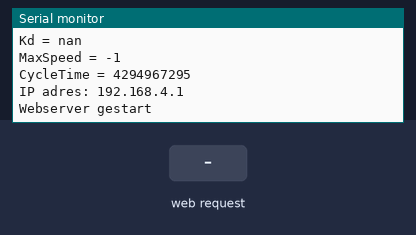
This sketch was run on a simulated ESP32. Shown: the last lines printed to the serial monitor. Wiring (inferred from the names in the program): 24Cxx EEPROM at I2C address 0x50. Inputs (shaded band) come from the test bench. EEPROM starts erased.

Above: at 1.4 s.
1.5 s: HTTP request GET /save received
At 2.5 s:
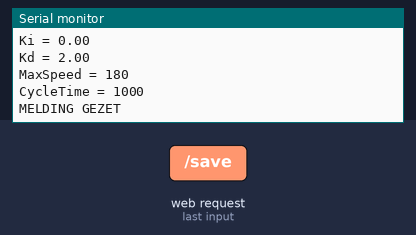
3.0 s: HTTP request GET /start received
At 4.0 s:
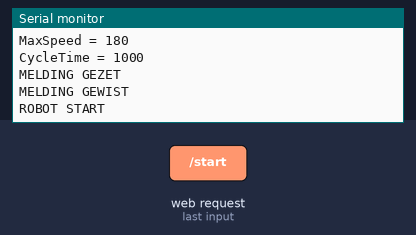
4.5 s: HTTP request GET /stop received
At 5.2 s:
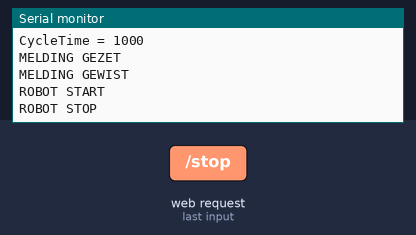
6.0 s: HTTP request GET /debug received
At 7.0 s:
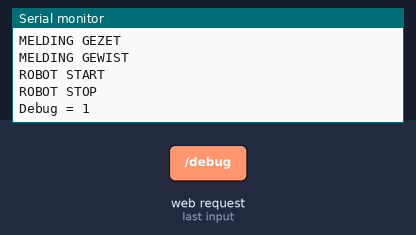

Measured:
- after the input at 1.5 s, the serial monitor: prints a new line at once (image 1)
- after the input at 3.0 s, the serial monitor: prints a new line at once (image 2)
- after the input at 4.5 s, the serial monitor: prints a new line at once (image 3)
- after the input at 6.0 s, the serial monitor: prints a new line after 0.25 s (image 4)

The sketch:

codecommunicattie2.ino
```cpp
#include <WiFi.h>
#include <WebServer.h>
#include <Wire.h>

const char* ssid = "LineFollower";
const char* password = "GiliamWouter";

WebServer server(80);

#define EEPROM_ADDR 0x50
#define SDA_PIN 44 //RX
#define SCL_PIN 43 //TX

// ============================
// Instellingen
// ============================

struct param_t {
  float kp;
  float ki;
  float kd;
  int maxSpeed;
  bool debug;
  unsigned long cycleTime;
};

param_t params;

bool runRobot = false;
bool showSaveMessage = false;
String statusMessage = "";

// ============================

void sendPage() {
  String html = R"rawliteral(
<!DOCTYPE html>
<html>
<head>
  <meta name="viewport" content="width=device-width, initial-scale=1">
  <style>
    body {
      font-family: Arial;
      max-width: 600px;
      margin: auto;
      padding: 20px;
      background: #f4f4f4;
    }
    .card {
      background: white;
      padding: 15px;
      border-radius: 12px;
      margin-bottom: 15px;
      box-shadow: 0 0 8px rgba(0,0,0,0.12);
    }
    .running {
      color: #28a745;
      font-weight: bold;
      animation: pulseGreen 0.8s infinite;
    }
    .stopped {
      color: #dc3545;
      font-weight: bold;
    }
    @keyframes pulseGreen {
      0%   { opacity: 1; }
      50%  { opacity: 0.35; }
      100% { opacity: 1; }
    }
    input {
      width: 100%;
      padding: 12px;
      font-size: 18px;
      margin-top: 5px;
      margin-bottom: 15px;
      box-sizing: border-box;
    }
    button {
      width: 100%;
      padding: 15px;
      font-size: 18px;
      margin-top: 8px;
      border: none;
      border-radius: 10px;
      font-weight: bold;
      cursor: pointer;
    }
    .save  { background: #2196F3; color: white; }
    .start { background: #28a745; color: white; }
    .stop  { background: #dc3545; color: white; }
    .debug { background: #ff9800; color: white; }
    h1 { text-align: center; }
    .statusText { font-size: 18px; }
  </style>
</head>
<body>
  <h1>Line Follower</h1>

  <div class="card">
    <span style="color:green;font-weight:bold;">
      %MESSAGE%
    </span>
  </div>

  <div class="card">
    <h2>PID Instellingen</h2>
    <form action="/save">
      Kp [-]
      <input type="number" step="0.01" min="0" max="50" name="kp" value="%KP%">

      Ki [-]
      <input type="number" step="0.01" min="0" max="50" name="ki" value="%KI%">

      Kd [-]
      <input type="number" step="0.01" min="0" max="100" name="kd" value="%KD%">

      Max Speed [0 - 255]
      <input type="number" min="0" max="255" name="speed" value="%SPEED%">

      Cycle Time [&micro;s]
      <input type="number" min="100" max="100000" name="cycle" value="%CYCLE%">

      <button class="save" type="submit" %SAVESTATE%>
        OPSLAAN
      </button>
    </form>
  </div>

  <div class="card">
    <h2>Robot Bediening</h2>
    <button class="start" onclick="startRobot()">START</button>
    <button class="stop" onclick="stopRobot()">STOP</button>
    <button class="debug" onclick="toggleDebug()">DEBUG ON / OFF</button>
  </div>

  <div class="card">
    <h2>Status</h2>
    <div class="statusText">
      <p>
        <b>Status:</b>
        <span class="%STATUSCLASS%">%STATUS%</span>
      </p>
      <p><b>Debug:</b> %DEBUG%</p>
      <p><b>Kp:</b> %KP%</p>
      <p><b>Ki:</b> %KI%</p>
      <p><b>Kd:</b> %KD%</p>
      <p><b>Max Speed:</b> %SPEED%</p>
      <p><b>Cycle Time:</b> %CYCLE% &micro;s</p>
    </div>
  </div>

  <script>
    function startRobot() {
      fetch('/start')
        .then(() => {
          setTimeout(function() {
            location.reload();
          }, 200);
        });
    }

    function stopRobot() {
      fetch('/stop')
        .then(() => updateStatus());
    }

    function toggleDebug() {
      fetch('/debug')
        .then(() => updateStatus());
    }

    function updateStatus() {
      setTimeout(function() {
        location.reload();
      }, 200);
    }
  </script>
</body>
</html>
)rawliteral";

  html.replace("%KP%", String(params.kp, 2));
  html.replace("%KI%", String(params.ki, 2));
  html.replace("%KD%", String(params.kd, 2));
  html.replace("%SPEED%", String(params.maxSpeed));
  html.replace("%CYCLE%", String(params.cycleTime));
  html.replace("%RUN%", runRobot ? "ACTIEF" : "GESTOPT");
  html.replace("%DEBUG%", params.debug ? "AAN" : "UIT");
  html.replace("%STATUS%", runRobot ? "ROBOT ACTIEF" : "ROBOT GESTOPT");
  html.replace("%STATUSCLASS%", runRobot ? "running" : "stopped");
  html.replace("%SAVESTATE%", runRobot ? "disabled" : "");

  if (showSaveMessage) {
    html.replace("%MESSAGE%", statusMessage);
  } else {
    html.replace("%MESSAGE%", "");
  }

  server.send(200, "text/html", html);
}

// ============================

void handleRoot() {
  sendPage();
}

// ============================

void handleSave() {
  if (server.hasArg("cycle")) {
    params.cycleTime = server.arg("cycle").toInt();
    params.cycleTime = constrain(params.cycleTime, 100, 100000);
  }

  if (server.hasArg("kp")) {
    params.kp = server.arg("kp").toFloat();
    params.kp = constrain(params.kp, 0.0f, 50.0f);
  }

  if (server.hasArg("ki")) {
    params.ki = server.arg("ki").toFloat();
    params.ki = constrain(params.ki, 0.0f, 50.0f);
  }

  if (server.hasArg("kd")) {
    params.kd = server.arg("kd").toFloat();
    params.kd = constrain(params.kd, 0.0f, 100.0f);
  }

  if (server.hasArg("speed")) {
    params.maxSpeed = server.arg("speed").toInt();
    params.maxSpeed = constrain(params.maxSpeed, 0, 255);
  }

  Serial.println("===== INSTELLINGEN =====");
  Serial.print("Kp = ");        Serial.println(params.kp);
  Serial.print("Ki = ");        Serial.println(params.ki);
  Serial.print("Kd = ");        Serial.println(params.kd);
  Serial.print("MaxSpeed = ");  Serial.println(params.maxSpeed);
  Serial.print("CycleTime = "); Serial.println(params.cycleTime);

  saveSettings();

  statusMessage = "Instellingen opgeslagen.";
  showSaveMessage = true;

  Serial.println("MELDING GEZET");
  sendPage();
}

// ============================

void handleStart() {
  runRobot = true;
  showSaveMessage = false;
  statusMessage = "";
  Serial.println("MELDING GEWIST");
  Serial.println("ROBOT START");
  server.send(200, "text/plain", "OK");
}

// ============================

void handleStop() {
  runRobot = false;
  showSaveMessage = false;
  statusMessage = "";
  Serial.println("ROBOT STOP");
  server.send(200, "text/plain", "OK");
}

// ============================

void handleDebug() {
  params.debug = !params.debug;
  saveSettings();
  Serial.print("Debug = ");
  Serial.println(params.debug);
  server.send(200, "text/plain", "OK");
}

// ============================
// EEPROM Functies
// ============================

void writeByte(uint16_t address, byte data) {
  Wire.beginTransmission(EEPROM_ADDR);
  Wire.write(highByte(address));
  Wire.write(lowByte(address));
  Wire.write(data);
  Wire.endTransmission();
  delay(10);
}

byte readByte(uint16_t address) {
  Wire.beginTransmission(EEPROM_ADDR);
  Wire.write(highByte(address));
  Wire.write(lowByte(address));
  Wire.endTransmission();

  Wire.requestFrom(EEPROM_ADDR, 1);
  if (Wire.available()) {
    return Wire.read();
  }
  return 0;
}

void saveSettings() {
  byte* p = (byte*)&params;
  for (unsigned int i = 0; i < sizeof(params); i++) {
    writeByte(i, p[i]);
  }
}

void loadSettings() {
  byte* p = (byte*)&params;
  for (unsigned int i = 0; i < sizeof(params); i++) {
    p[i] = readByte(i);
  }
}

// ============================

void setup() {
  Serial.begin(115200);

  // EEPROM op GPIO 6 (SDA) en GPIO 5 (SCL) conform schema
  Wire.begin(SDA_PIN, SCL_PIN);

  loadSettings();

  Serial.println("EEPROM geladen");
  Serial.print("Kp = ");        Serial.println(params.kp);
  Serial.print("Ki = ");        Serial.println(params.ki);
  Serial.print("Kd = ");        Serial.println(params.kd);
  Serial.print("MaxSpeed = ");  Serial.println(params.maxSpeed);
  Serial.print("CycleTime = "); Serial.println(params.cycleTime);

  if (params.maxSpeed <= 0 || params.maxSpeed > 255) {
    params.kp = 0.30;
    params.ki = 0.00;
    params.kd = 2.00;
    params.maxSpeed = 180;
    params.debug = false;
    params.cycleTime = 1000;
    saveSettings();
  }

  // Web interface
  WiFi.softAP(ssid, password);

  Serial.println();
  Serial.print("IP adres: ");
  Serial.println(WiFi.softAPIP());

  server.on("/", handleRoot);
  server.on("/save", handleSave);
  server.on("/start", handleStart);
  server.on("/stop", handleStop);
  server.on("/debug", handleDebug);

  server.begin();
  Serial.println("Webserver gestart");
}

// ============================

void loop() {
  server.handleClient();
}
```
